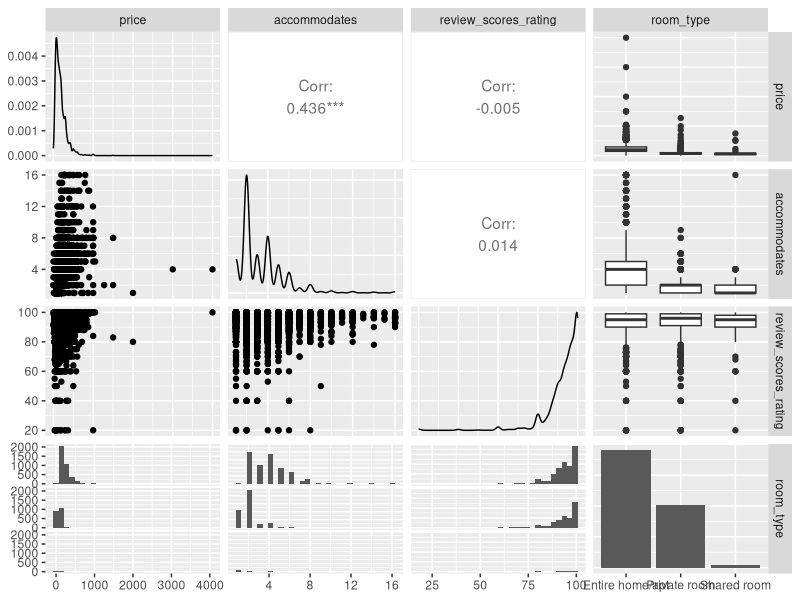
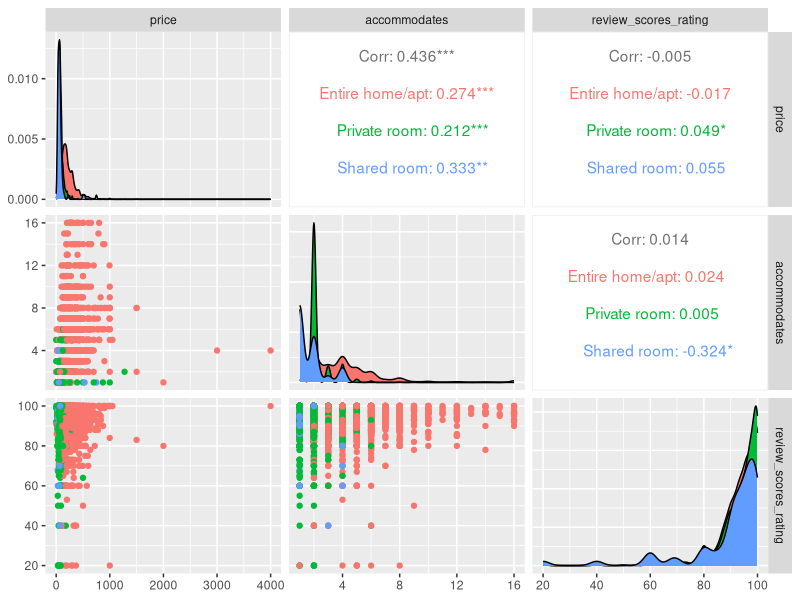

Reproduce these figures in R, in order.
## ---- chunk 1
knitr::opts_chunk$set(echo = TRUE)
## ---- chunk 2
library(GGally)
library(tidyverse)
## ---- chunk 3
listings <- read_csv("data/Boston_listings.csv")
names(listings)
## ---- chunk 4
listings %>% 
  select(price,accommodates,review_scores_rating,room_type) %>% 
  ggpairs()
## ---- chunk 5
listings %>% 
  ggpairs(columns = c("price", "accommodates", "review_scores_rating"),
          mapping = aes(color = room_type))
